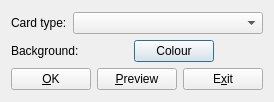
<ui version="4.0" >
 <class>CardAppearanceDlg</class>
 <widget class="QDialog" name="CardAppearanceDlg" >
  <property name="geometry" >
   <rect>
    <x>0</x>
    <y>0</y>
    <width>216</width>
    <height>102</height>
   </rect>
  </property>
  <property name="windowTitle" >
   <string>Card appearance</string>
  </property>
  <layout class="QVBoxLayout" name="verticalLayout_2" >
   <item>
    <layout class="QVBoxLayout" name="verticalLayout" >
     <item>
      <layout class="QHBoxLayout" name="horizontalLayout" >
       <item>
        <widget class="QLabel" name="label_2" >
         <property name="text" >
          <string>Card type:</string>
         </property>
        </widget>
       </item>
       <item>
        <widget class="QComboBox" name="card_types" >
         <property name="sizePolicy" >
          <sizepolicy vsizetype="Fixed" hsizetype="MinimumExpanding" >
           <horstretch>0</horstretch>
           <verstretch>0</verstretch>
          </sizepolicy>
         </property>
        </widget>
       </item>
      </layout>
     </item>
     <item>
      <layout class="QGridLayout" name="gridLayout" >
       <item row="0" column="2" >
        <widget class="QPushButton" name="background_button" >
         <property name="text" >
          <string>Colour</string>
         </property>
        </widget>
       </item>
       <item row="0" column="0" >
        <widget class="QLabel" name="label_3" >
         <property name="text" >
          <string>Background:</string>
         </property>
        </widget>
       </item>
       <item row="0" column="1" >
        <spacer name="horizontalSpacer_2" >
         <property name="orientation" >
          <enum>Qt::Horizontal</enum>
         </property>
         <property name="sizeHint" stdset="0" >
          <size>
           <width>40</width>
           <height>20</height>
          </size>
         </property>
        </spacer>
       </item>
       <item row="0" column="3" >
        <spacer name="horizontalSpacer_3" >
         <property name="orientation" >
          <enum>Qt::Horizontal</enum>
         </property>
         <property name="sizeHint" stdset="0" >
          <size>
           <width>40</width>
           <height>20</height>
          </size>
         </property>
        </spacer>
       </item>
      </layout>
     </item>
     <item>
      <layout class="QHBoxLayout" name="button_row" >
       <item>
        <widget class="QPushButton" name="OK_button" >
         <property name="text" >
          <string>&amp;OK</string>
         </property>
        </widget>
       </item>
       <item>
        <spacer name="horizontalSpacer" >
         <property name="orientation" >
          <enum>Qt::Horizontal</enum>
         </property>
         <property name="sizeHint" stdset="0" >
          <size>
           <width>70</width>
           <height>20</height>
          </size>
         </property>
        </spacer>
       </item>
       <item>
        <widget class="QPushButton" name="preview_button" >
         <property name="text" >
          <string>&amp;Preview</string>
         </property>
         <property name="autoDefault" >
          <bool>false</bool>
         </property>
        </widget>
       </item>
       <item>
        <spacer>
         <property name="orientation" >
          <enum>Qt::Horizontal</enum>
         </property>
         <property name="sizeHint" stdset="0" >
          <size>
           <width>70</width>
           <height>20</height>
          </size>
         </property>
        </spacer>
       </item>
       <item>
        <widget class="QPushButton" name="exit_button" >
         <property name="text" >
          <string>E&amp;xit</string>
         </property>
         <property name="autoDefault" >
          <bool>false</bool>
         </property>
        </widget>
       </item>
      </layout>
     </item>
    </layout>
   </item>
  </layout>
 </widget>
 <resources>
  <include location="mnemosyne.qrc" />
 </resources>
 <connections>
  <connection>
   <sender>exit_button</sender>
   <signal>clicked()</signal>
   <receiver>CardAppearanceDlg</receiver>
   <slot>reject()</slot>
   <hints>
    <hint type="sourcelabel" >
     <x>281</x>
     <y>151</y>
    </hint>
    <hint type="destinationlabel" >
     <x>164</x>
     <y>87</y>
    </hint>
   </hints>
  </connection>
  <connection>
   <sender>OK_button</sender>
   <signal>clicked()</signal>
   <receiver>CardAppearanceDlg</receiver>
   <slot>accept()</slot>
   <hints>
    <hint type="sourcelabel" >
     <x>29</x>
     <y>80</y>
    </hint>
    <hint type="destinationlabel" >
     <x>148</x>
     <y>49</y>
    </hint>
   </hints>
  </connection>
  <connection>
   <sender>preview_button</sender>
   <signal>clicked()</signal>
   <receiver>CardAppearanceDlg</receiver>
   <slot>preview</slot>
   <hints>
    <hint type="sourcelabel" >
     <x>45</x>
     <y>155</y>
    </hint>
    <hint type="destinationlabel" >
     <x>148</x>
     <y>87</y>
    </hint>
   </hints>
  </connection>
  <connection>
   <sender>card_types</sender>
   <signal>currentIndexChanged(QString)</signal>
   <receiver>CardAppearanceDlg</receiver>
   <slot>card_type_changed</slot>
   <hints>
    <hint type="sourcelabel" >
     <x>193</x>
     <y>18</y>
    </hint>
    <hint type="destinationlabel" >
     <x>159</x>
     <y>80</y>
    </hint>
   </hints>
  </connection>
  <connection>
   <sender>background_button</sender>
   <signal>clicked()</signal>
   <receiver>CardAppearanceDlg</receiver>
   <slot>update_background_colour</slot>
   <hints>
    <hint type="sourcelabel" >
     <x>148</x>
     <y>50</y>
    </hint>
    <hint type="destinationlabel" >
     <x>107</x>
     <y>50</y>
    </hint>
   </hints>
  </connection>
 </connections>
</ui>
